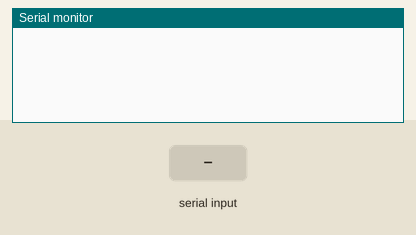
A sketch run on a simulated Arduino Uno, built with avr-gcc and run on an emulated ATmega328P. Parts: the last lines printed to the serial monitor. Inputs (shaded band) come from the test bench.

Above: at 1.2 s.
1.3 s: "," received over Serial
At 2.5 s:
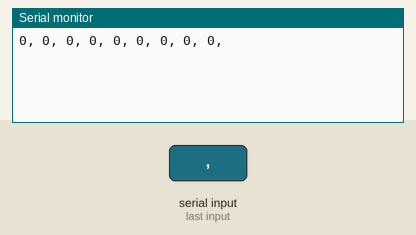
2.8 s: "90,45\n" received over the second serial link
At 3.2 s:
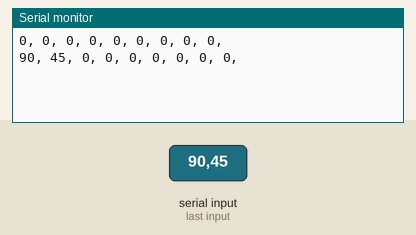
4.3 s: "30,150\n" received over Serial
At 4.7 s:
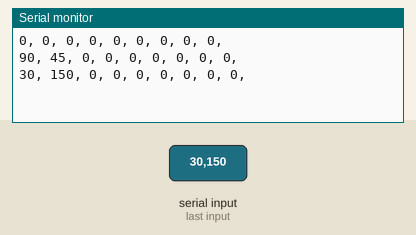
5.8 s: "5\n" received over the second serial link
At 6.4 s:
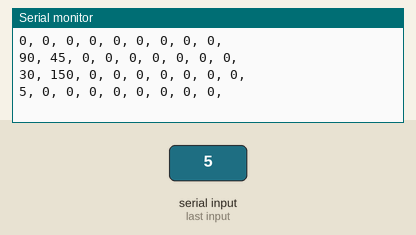
Timing chart, 0 to 8.3 s (numbered marks = the images above; inputs shaded):
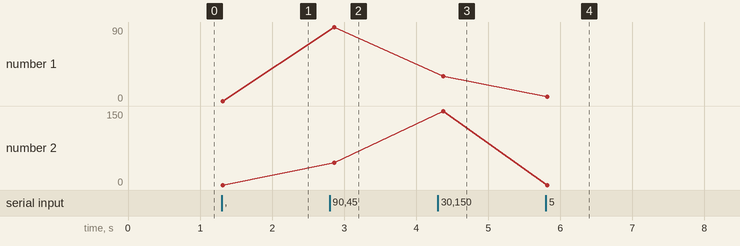

The sketch:

BlueToothTesting.ino
```cpp
 /*\
  * Last Modified       : 28th November, 2014
  * Target Hardware	: Arduino Uno Rev 3
  * Description	        : A small file to test receiving byte arrays
 \*/


// test data
// 1,2,3,4,5,6,7,8,9

int BT_RX = 4;
int BT_TX = 5;
int LED_STRING_LENGTH = 9;
#include <SoftwareSerial.h>

SoftwareSerial btSerial(BT_RX, BT_TX); // RX, TX

void setup() {
    // Set the serial speed
    Serial.begin(9600);
    btSerial.begin(9600);
}

void loop() {
    String content = "";
    char character;

    if (Serial.available() > 0) {
        while (Serial.available()) {
            character = Serial.read();
            content.concat(character);
            delay(10);
        }
    }

    if (btSerial.available() > 0) {
        while (btSerial.available()) {
            character = btSerial.read();
            content.concat(character);
            delay(10);
        }
    }

    if (content != "") {
        byte data[LED_STRING_LENGTH];
        for (byte i = 0; i < LED_STRING_LENGTH; i++) {
            byte index = content.indexOf(",");
            data[i] = content.substring(0, index).toInt();
            content = content.substring(index + 1);
        }

        printArray(data);
        content = "";
    }
}

void printArray(byte data[]) {
    for (byte i = 0; i < LED_STRING_LENGTH; i++) {
        Serial.print(data[i]);
        Serial.print(", ");
    }
    Serial.println();
}
```

Measured:
- after the input at 1.3 s, the serial monitor: prints a new line at once (image 1)
- after the input at 2.8 s, the serial monitor: prints a new line after 0.06 s (image 2)
- after the input at 4.3 s, the serial monitor: prints a new line after 0.07 s (image 3)
- after the input at 5.8 s, the serial monitor: prints a new line at once (image 4)
- plotted number 1: 0 → 90 after the input at 2.8 s, 90 → 30 after the input at 4.3 s, 30 → 5 after the input at 5.8 s
- plotted number 2: 0 → 45 after the input at 2.8 s, 45 → 150 after the input at 4.3 s
